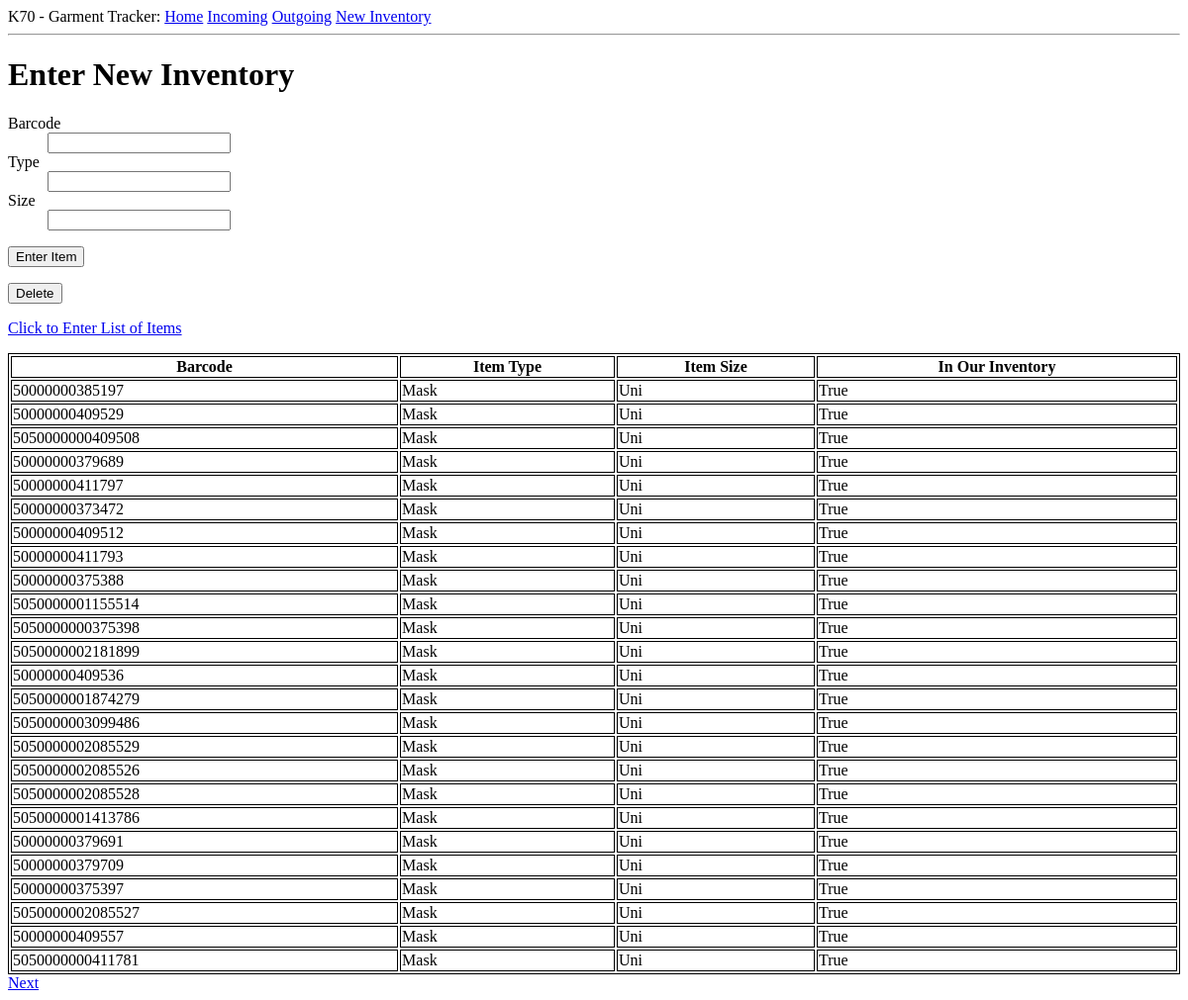
Before: /New_inventory with the older database file.
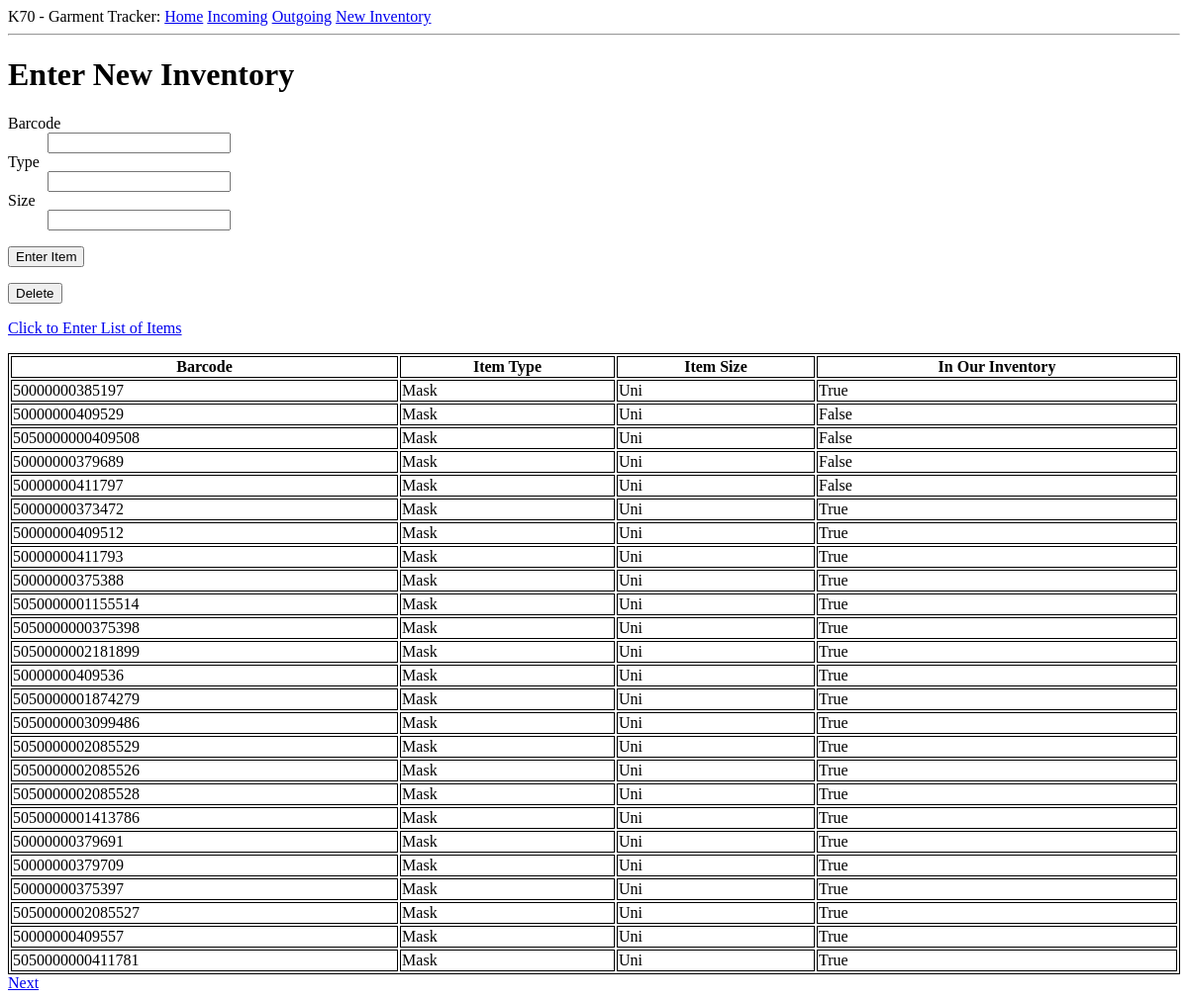
After: the same page with the newer database file.
### app/models.py (models this page shows, shortened)
class Laundry(db.Model):
    id = db.Column(db.Integer, primary_key=True)
    barcode = db.Column(db.String(20), index = True)
    item_type = db.Column(db.String(10), index = True)
    item_size = db.Column(db.String(10), index = True)
    item_note = db.Column(db.String(20), index = True)
    status = db.Column(db.Boolean(), index=True)
    time_stamps = db.relationship('Timestamp', backref="item", lazy= 'dynamic')

### app/routes.py (the view, shortened to what this page needs)
@app.route('/New_inventory', methods = ['GET', 'POST'])
def New_inventory():
    form = item_template()
    page = request.args.get('page', 1, type=int)
    items = Laundry.query.paginate(page, app.config['POSTS_PER_PAGE'], False)
    next_url = url_for('New_inventory', page=items.next_num) \
        if items.has_next else None
    prev_url = url_for('New_inventory', page=items.prev_num) \
        if items.has_prev else None
    return render_template('New_inventory.html', title='New_inventory', form=form, items=items.items, next_url=next_url, prev_url=prev_url)

### app/forms.py
class item_template(FlaskForm):
    barcode = StringField('Barcode', validators=[DataRequired()])
    type = StringField('Type', validators=[DataRequired()])
    size = StringField('Size', validators=[DataRequired()])
    status = BooleanField('Status')
    submit = SubmitField('Enter Item')
    delete = SubmitField('Delete')

### app/templates/New_inventory.html (shortened to what this page needs)
{% extends "base.html" %}
{% block content %}
<h1>Enter New Inventory</h1>
<form action="" method="post">
    {% from "_formhelpers.html" import render_field %}
    <dl>
        {{ render_field(form.barcode) }}
        {{ render_field(form.type) }}
        {{ render_field(form.size) }}
    </dl>
    <p>{{ form.submit }}</p>
    <p>{{ form.delete }}</p>
    <p><a href="{{ url_for('Enter_mass') }}">Click to Enter List of Items</a></p>
</form>
<table style="width:100%">
    <tr valign="top">
        <th>Barcode</th>
        <th>Item Type</th>
        <th>Item Size</th>
        <th>In Our Inventory</th>
    </tr>
    {% for item in items %}
    <tr>
        <td>{{ item.barcode }}</td><td>{{ item.item_type }}</td><td>{{ item.item_size }}</td><td>{{ item.status }}</td>
    </tr>
    {% endfor %}
</table>
{% if next_url %}
<a href="{{ next_url }}">Next</a>
{% endif %}
{% endblock %}

### app/templates/base.html (shortened to what this page needs)
<html>
    <head>
    </head>
    <body>
        <div>
            K70 - Garment Tracker:
            <a href="{{ url_for('Home') }}">Home</a>
            <a href="{{ url_for('Incoming') }}">Incoming</a>
            <a href="{{ url_for('Outgoing') }}">Outgoing</a>
            <a href="{{ url_for('New_inventory') }}">New Inventory</a>
          </div>
        <hr>
        {% block content %}{% endblock %}
    </body>
</html>

### app/templates/_formhelpers.html (shortened to what this page needs)
{% macro render_field(field) %}
    <dt>{{ field.label }}
    </dt><dd>{{ field(**kwargs)|safe }}
    </dd>
{% endmacro %}

### app/templates/New_inventory.html (style rules this page uses)
table, th, td { border: 1px solid black; }

Changed rows visible on the page:
changed Laundry (number 2 of 25 on the later page): status "True" → "False"
changed Laundry (number 3 of 25 on the later page): status "True" → "False"
changed Laundry (number 4 of 25 on the later page): status "True" → "False"
changed Laundry (number 5 of 25 on the later page): status "True" → "False"
